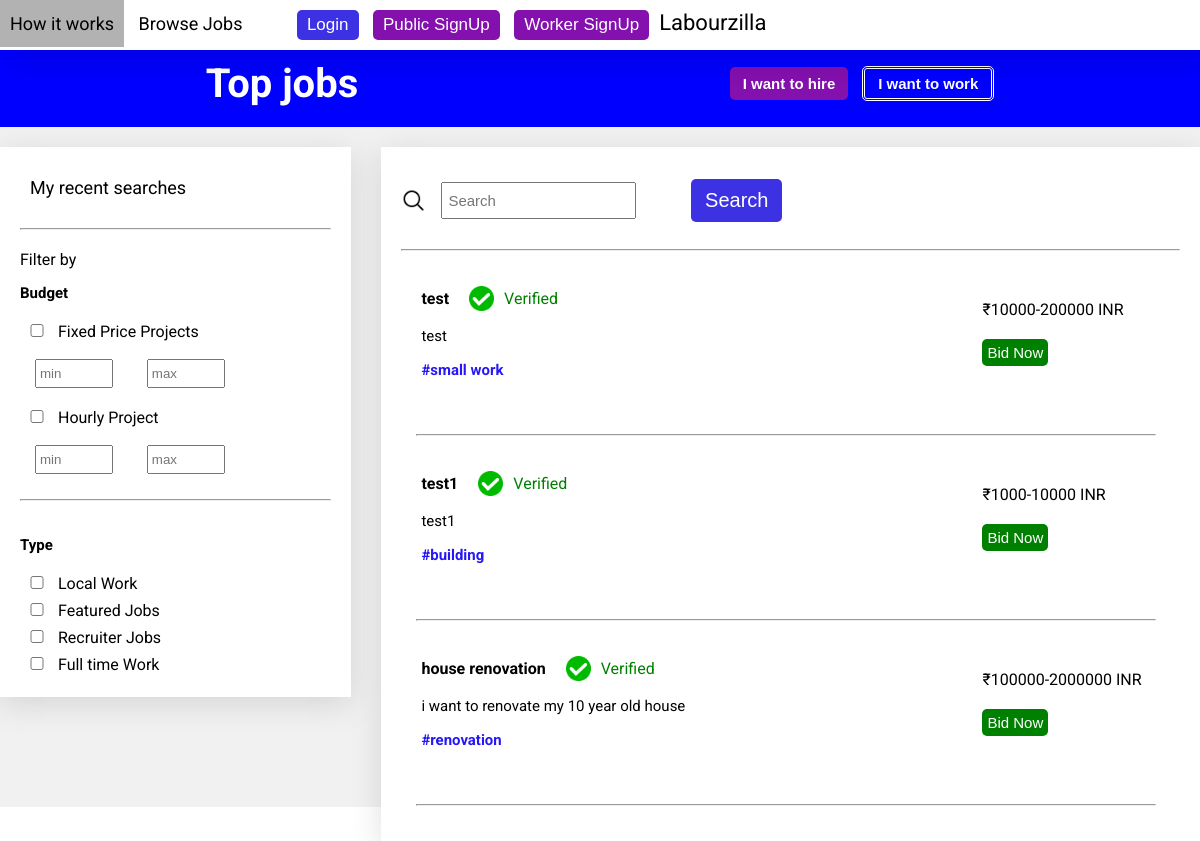
The app's page /jobs/, older data.
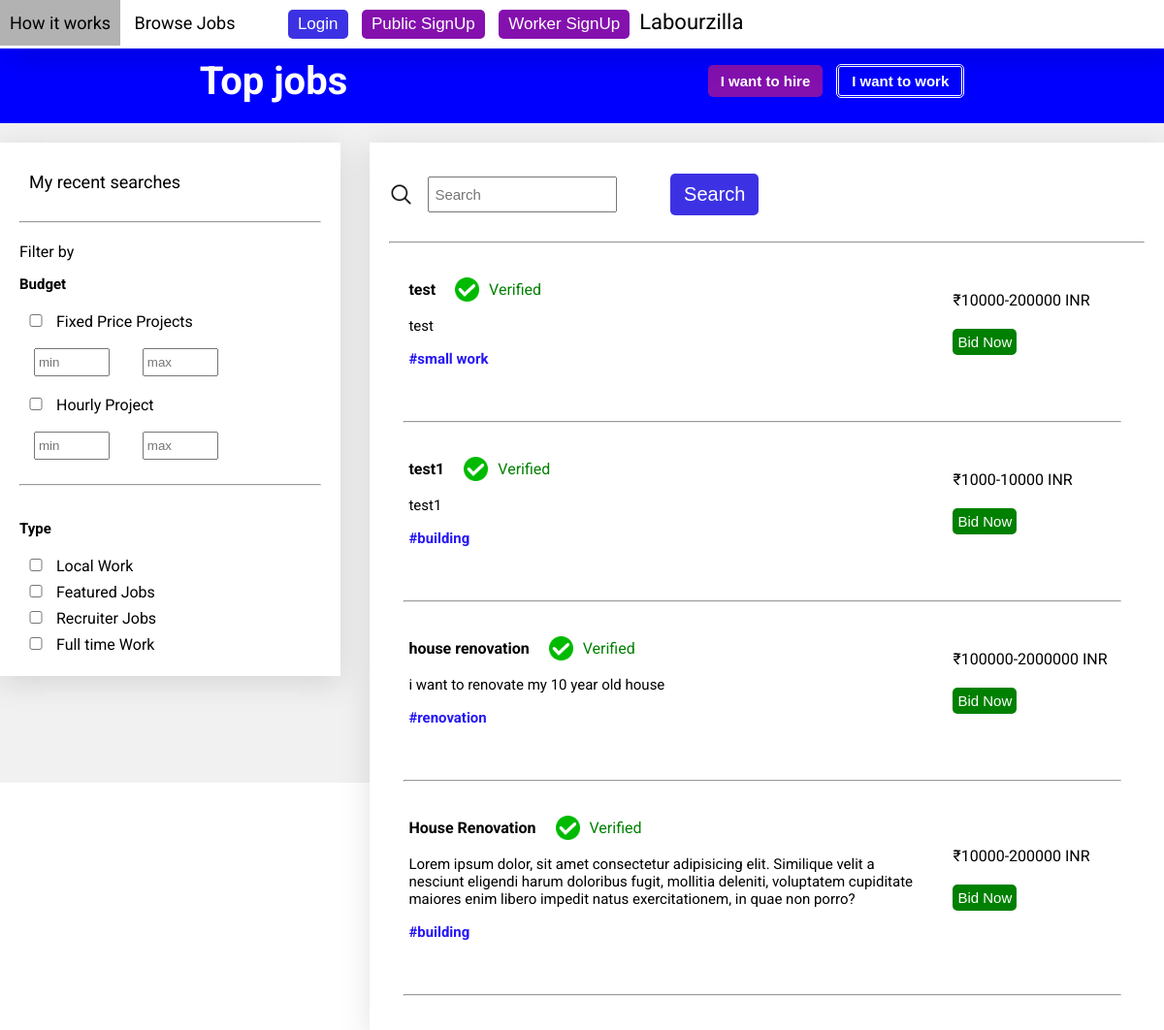
The same page, newer data.
### base/models.py (models this page shows, shortened)
class Jobs(models.Model):
    user = models.ForeignKey(User, on_delete=models.CASCADE)
    title = models.CharField(max_length=255)
    description = models.TextField(max_length=500)
    support_file = models.FileField(upload_to='uploads')
    min_price = models.PositiveIntegerField()
    max_price = models.PositiveIntegerField()
    category = models.CharField(max_length = 50)

### base/views.py (the view)
# urls.py: path('jobs/', job_list, name='jobList'),
def job_list(request):
    all_jobs = Jobs.objects.all()
    context = {'all_jobs': all_jobs}
    return render(request, 'jobs.html', context)

### templates/jobs.html (shortened to what this page needs)
{% extends "main.html" %}
{% block style %}
<link rel="stylesheet" href="/media/css/jobs.css" />
<link rel="stylesheet" href="/media/css/main.css" />
{% endblock style %}
{% block content %}
    <div class="jobs-navbar">
      <h1>Top jobs</h1>
      <div class="jobs-navbar-btns">
        <button class="jobs-navbar-btn"><a href="#">I want to hire</a></button>
        <button class="jobs-navbar-btn"><a href="#">I want to work</a></button>
      </div>
    </div>
    <div class="jobs-main">
      <div class="filter">
        <h4>My recent searches</h4>
        <hr />
        <span>Filter by</span>
        <h3>Budget</h3>
        <input type="checkbox" />
        <label for="price" id="fixed-p-checkbox">Fixed Price Projects</label>
        <br />
        <input type="text" placeholder="min" />
        <input type="text" placeholder="max" />
        <br />
        <input type="checkbox" />
        <label for="hour">Hourly Project</label>
        <br />
        <input type="text" placeholder="min" />
        <input type="text" placeholder="max" />
        <hr />
        <h3>Type</h3>
        <input type="checkbox" name="local" id="local" />
        <label for="work">Local Work</label>
        <br />
        <input type="checkbox" name="featured" id="featured" />
        <label for="work">Featured Jobs</label>
        <br />
        <input type="checkbox" name="Recuriter" id="recruiter" />
        <label for="work">Recruiter Jobs</label>
        <br />
        <input type="checkbox" name="local" id="full-time" />
        <label for="work">Full time Work</label>
        <br />
      </div>
      <div class="jobs">
        <div class="search">
          <img src="/media/imgs/search-icon.png" alt="" />
          <input type="text" placeholder="Search" />
          <button>Search</button>
        </div>
        <hr />
        {% for job in all_jobs %}
        <div class="job-post">
          <div class="job-post-content">
            <div class="job-post-content-top">
              <h4>{{job.title}}</h4>
              <a href="">
                <div class="link">
                  <img src="/media/imgs/check.png" alt="" />
                  Verified
                </div>
              </a>
            </div>
            <div class="job-post-content-middle">{{job.description}}</div>
            <div class="job-post-content-bottom">
              <h5>#{{job.category}}</h5>
            </div>
          </div>
          <div class="job-post-price">
            <span>₹{{job.min_price}}-{{job.max_price}} INR</span>
            <a href='{% url "bid" job.id %}'><button>Bid Now</button></a>
          </div>
        </div>
        <hr id="job-post-line">
        {% endfor %}
      </div>
    </div>
{% endblock content %}

Row changes from the older to the newer data that the page shows:
added Jobs: title "House Renovation", description "Lorem ipsum dolor, sit amet consectetur adipisicing elit. Similique velit a nesciunt eligendi harum doloribus fugit, mollitia deleniti, voluptatem cupiditate maiores enim libero impedit natus exercitationem, in quae non porro?", category "building", min_price "10000", max_price "200000"
